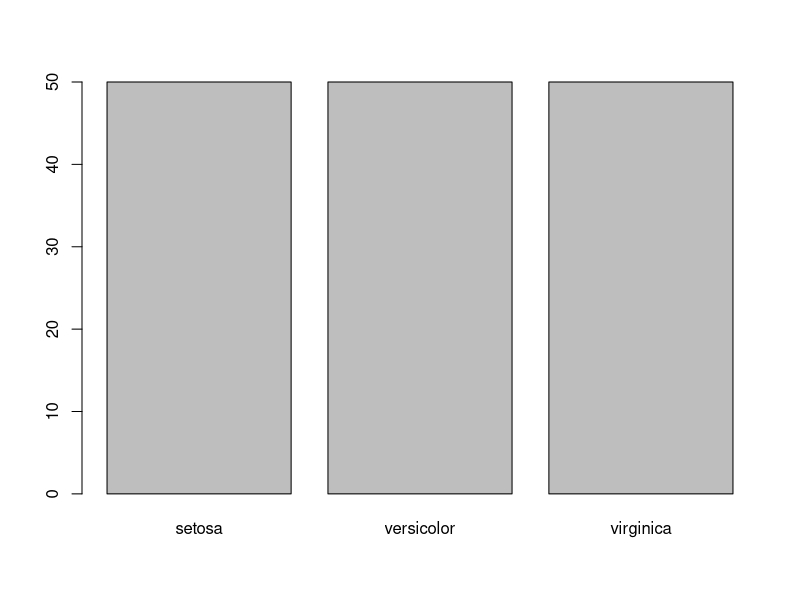
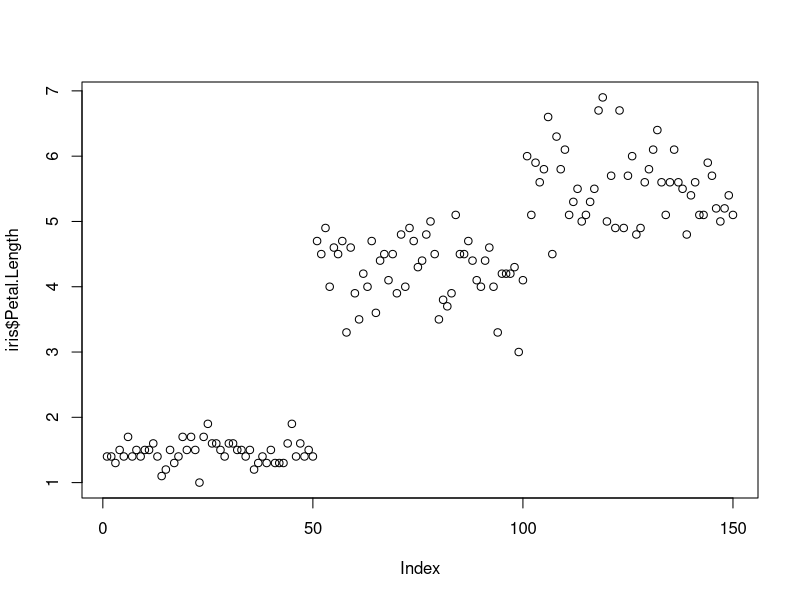
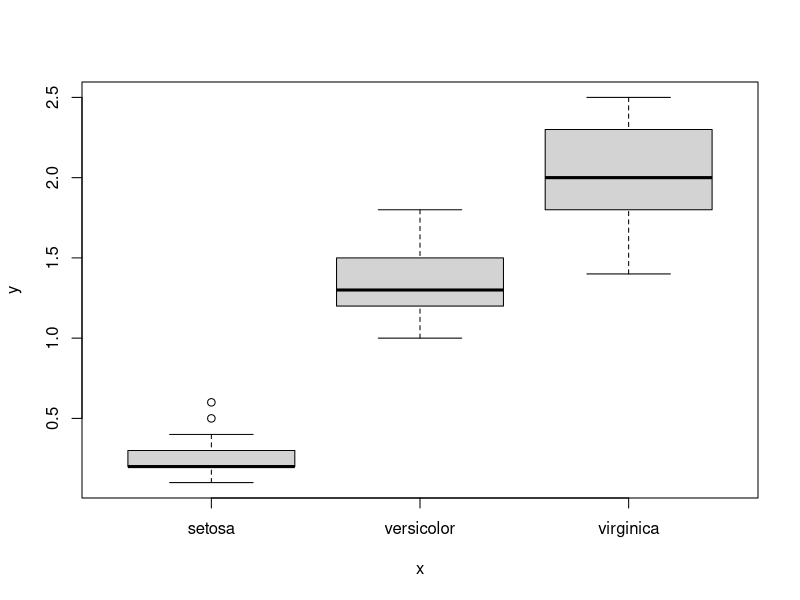
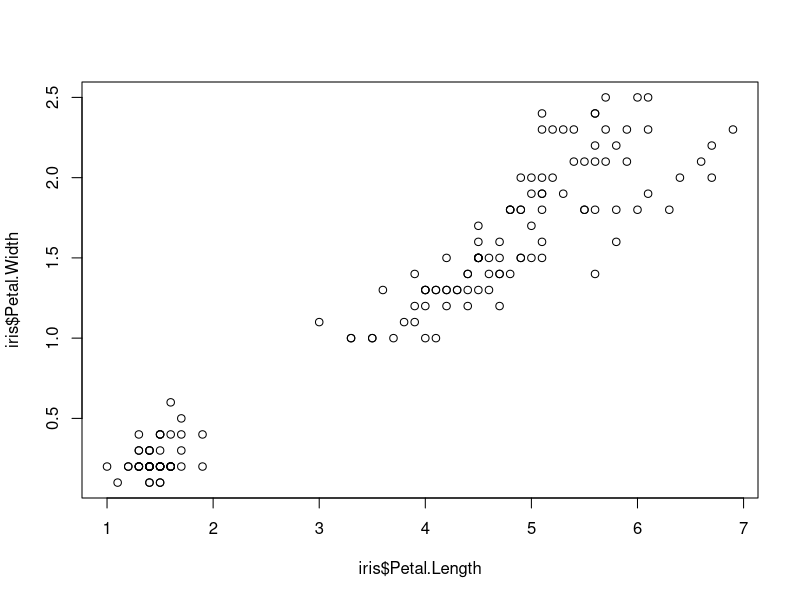
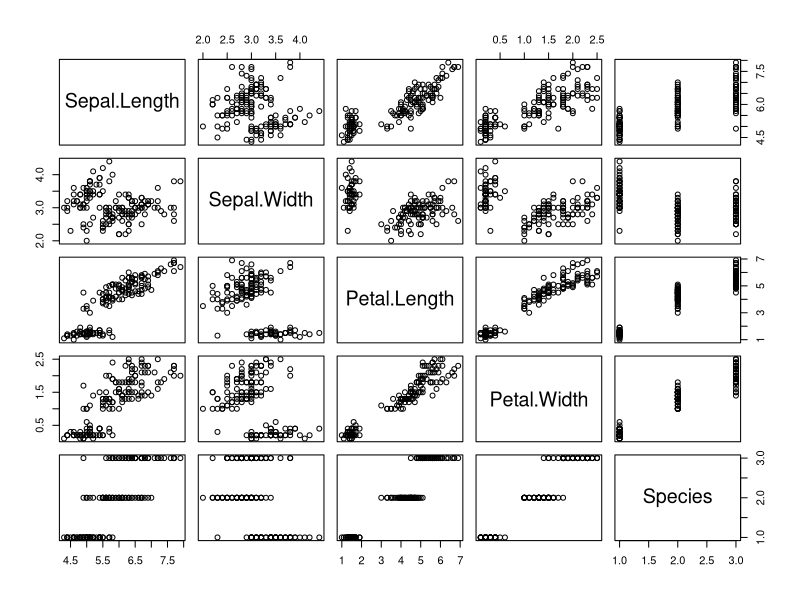
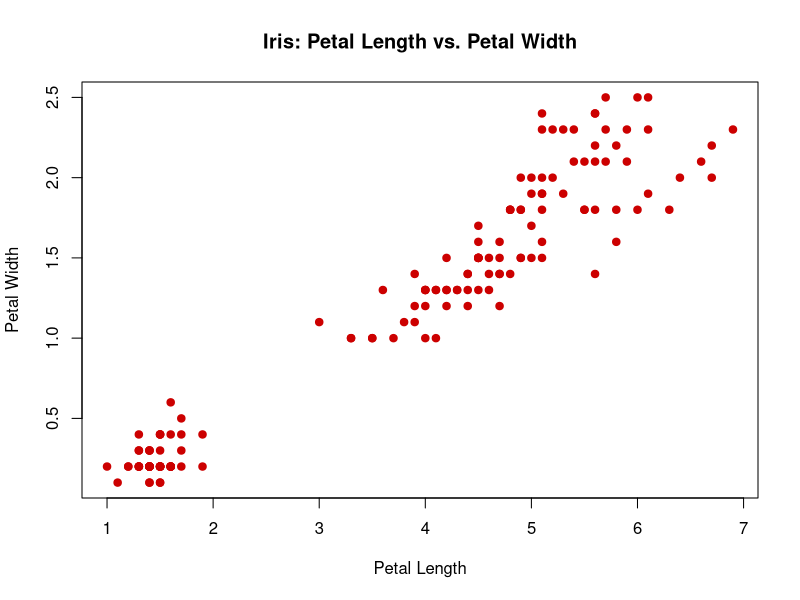
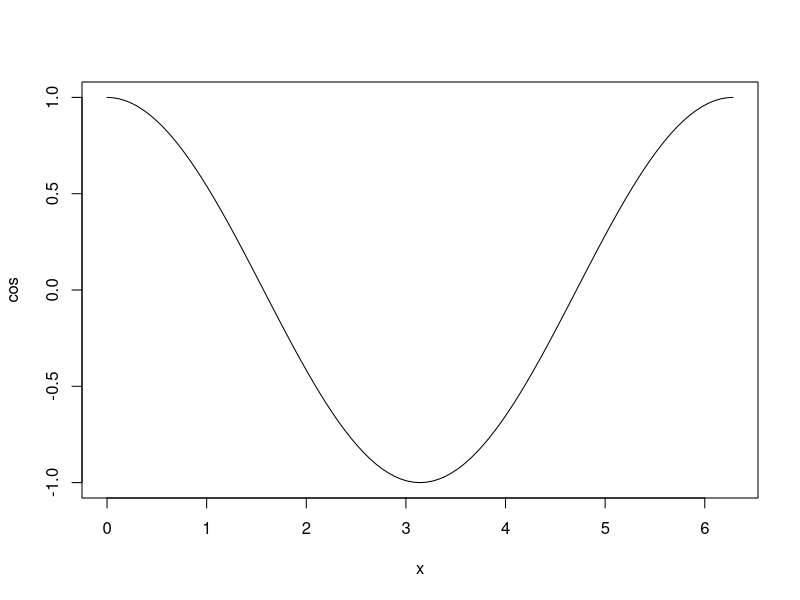
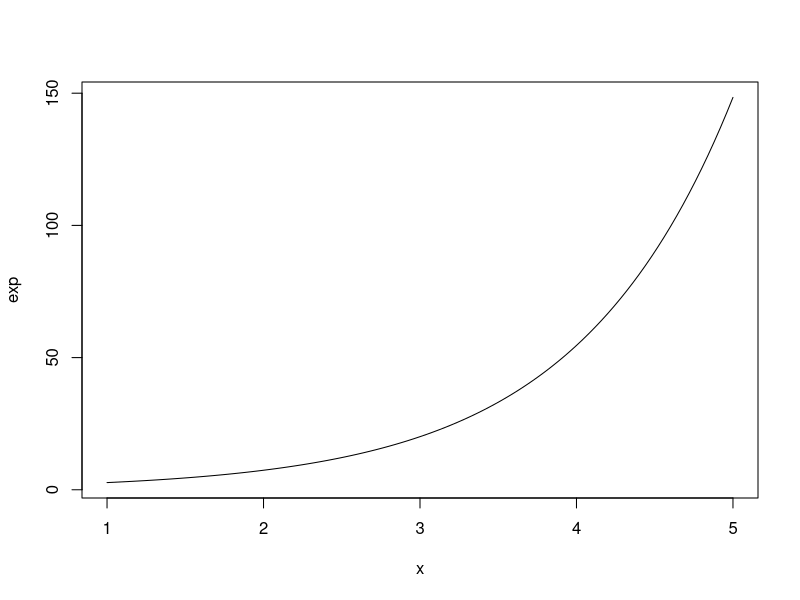

Recreate these plots in R, in order.
# LOAD DATASETS PACKAGES ###################################

library(datasets)  # Load/unload base packages manually

# LOAD DATA ################################################

head(iris)

# PLOT DATA WITH PLOT() ####################################

?plot  # Help for plot()

plot(iris$Species)  # Categorical variable
plot(iris$Petal.Length)  # Quantitative variable
plot(iris$Species, iris$Petal.Width)  # Cat x quant
plot(iris$Petal.Length, iris$Petal.Width)  # Quant pair
plot(iris)  # Entire data frame

# Plot with options
plot(iris$Petal.Length, iris$Petal.Width,
  col = "#cc0000",  # Hex code for datalab.cc red
  pch = 19,         # Use solid circles for points
  main = "Iris: Petal Length vs. Petal Width",
  xlab = "Petal Length",
  ylab = "Petal Width")

# PLOT FORMULAS WITH PLOT() ################################

plot(cos, 0, 2*pi)
plot(exp, 1, 5)
plot(dnorm, -3, +3)

# Formula plot with options
plot(dnorm, -3, +3,
  col = "#cc0000",
  lwd = 5,
  main = "Standard Normal Distribution",
  xlab = "z-scores",
  ylab = "Density")

# CLEAN UP #################################################

# Clear packages
detach("package:datasets", unload = TRUE)

# Clear plots
dev.off()

# Clear console
cat("\014")
